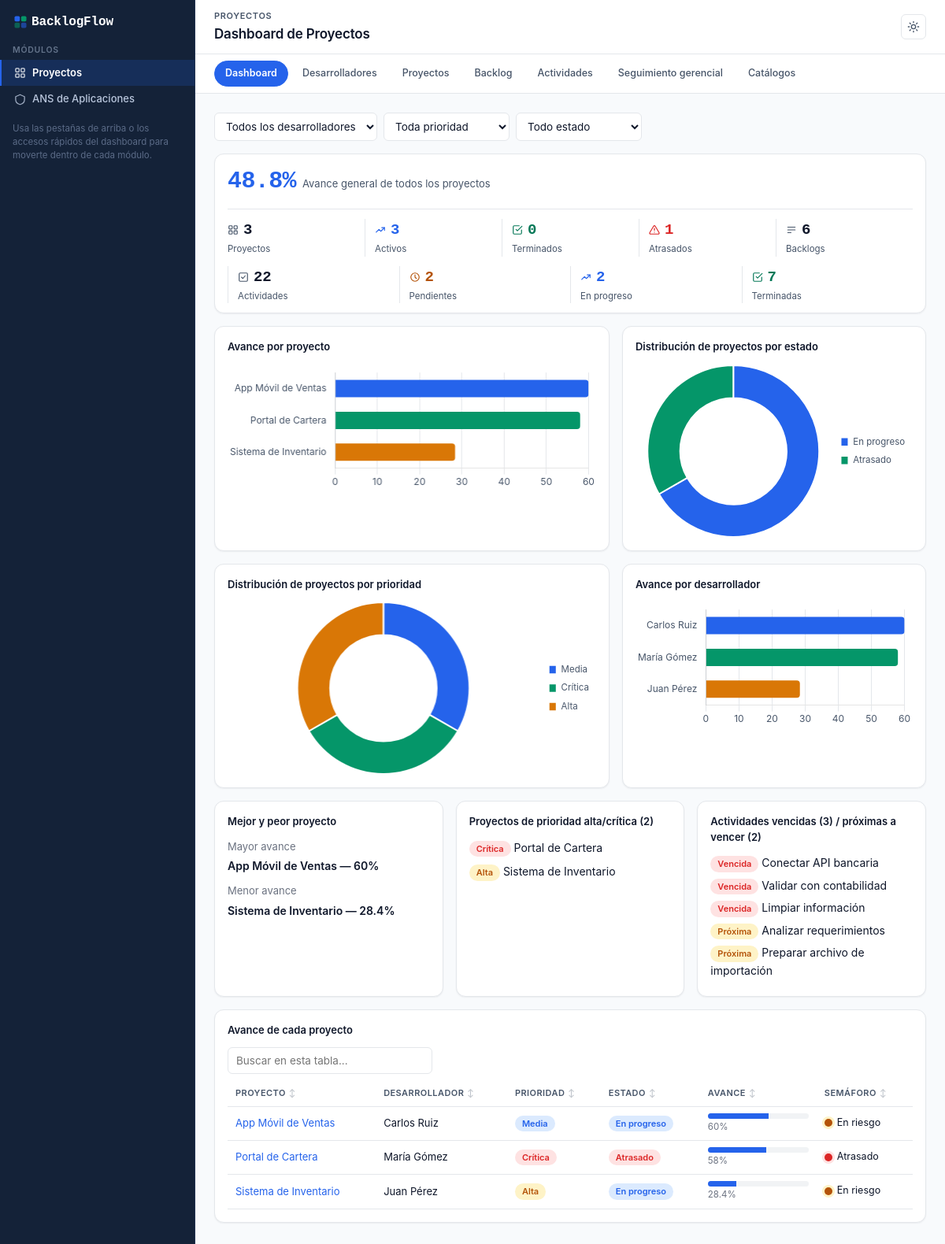
The page / on the database its author committed.
### tables this page shows
CREATE TABLE projects (
    id INT UNSIGNED AUTO_INCREMENT PRIMARY KEY,
    name VARCHAR(150) NOT NULL,
    developer_id INT UNSIGNED NOT NULL COMMENT 'Primary responsible developer',
    description TEXT NULL,
    start_date DATE NULL,
    estimated_end_date DATE NULL,
    actual_end_date DATE NULL,
    priority_id TINYINT UNSIGNED NOT NULL,
    status_id TINYINT UNSIGNED NOT NULL,
    notes TEXT NULL,
    created_at TIMESTAMP NOT NULL DEFAULT CURRENT_TIMESTAMP,
    updated_at TIMESTAMP NOT NULL DEFAULT CURRENT_TIMESTAMP ON UPDATE CURRENT_TIMESTAMP,
    CONSTRAINT fk_projects_developer FOREIGN KEY (developer_id) REFERENCES developers(id) ON DELETE RESTRICT,
    CONSTRAINT fk_projects_priority FOREIGN KEY (priority_id) REFERENCES cat_priorities(id) ON DELETE RESTRICT,
    CONSTRAINT fk_projects_status FOREIGN KEY (status_id) REFERENCES cat_project_statuses(id) ON DELETE RESTRICT
);

CREATE TABLE cat_priorities (
    id TINYINT UNSIGNED PRIMARY KEY,
    code VARCHAR(20) NOT NULL UNIQUE,         
    sort_order TINYINT UNSIGNED NOT NULL
);

CREATE TABLE activities (
    id INT UNSIGNED AUTO_INCREMENT PRIMARY KEY,
    backlog_item_id INT UNSIGNED NOT NULL,
    developer_id INT UNSIGNED NOT NULL,
    name VARCHAR(200) NOT NULL,
    description TEXT NULL,
    type_id TINYINT UNSIGNED NULL,
    priority_id TINYINT UNSIGNED NOT NULL,
    status_id TINYINT UNSIGNED NOT NULL COMMENT 'Manually editable status; system-suggested status is computed in PHP from progress/due date',
    start_date DATE NULL,
    due_date DATE NULL,
    end_date DATE NULL,
    progress_percent TINYINT UNSIGNED NOT NULL DEFAULT 0 COMMENT '0-100, the only manually entered progress value in the whole module',
    depends_on_activity_id INT UNSIGNED NULL COMMENT 'Self-reference; a non-completed dependency blocks this activity',
    notes TEXT NULL,
    created_at TIMESTAMP NOT NULL DEFAULT CURRENT_TIMESTAMP,
    updated_at TIMESTAMP NOT NULL DEFAULT CURRENT_TIMESTAMP ON UPDATE CURRENT_TIMESTAMP,
    CONSTRAINT fk_activities_backlog FOREIGN KEY (backlog_item_id) REFERENCES backlog_items(id) ON DELETE RESTRICT,
    CONSTRAINT fk_activities_developer FOREIGN KEY (developer_id) REFERENCES developers(id) ON DELETE RESTRICT,
    CONSTRAINT fk_activities_type FOREIGN KEY (type_id) REFERENCES cat_activity_types(id) ON DELETE RESTRICT,
    CONSTRAINT fk_activities_priority FOREIGN KEY (priority_id) REFERENCES cat_priorities(id) ON DELETE RESTRICT,
    CONSTRAINT fk_activities_status FOREIGN KEY (status_id) REFERENCES cat_activity_statuses(id) ON DELETE RESTRICT,
    CONSTRAINT fk_activities_dependency FOREIGN KEY (depends_on_activity_id) REFERENCES activities(id) ON DELETE SET NULL,
    CONSTRAINT chk_progress_range CHECK (progress_percent BETWEEN 0 AND 100)
);

CREATE TABLE developers (
    id INT UNSIGNED AUTO_INCREMENT PRIMARY KEY,
    name VARCHAR(120) NOT NULL,
    position VARCHAR(120) NULL,
    status ENUM('active','inactive') NOT NULL DEFAULT 'active',
    start_date DATE NULL,
    notes TEXT NULL,
    created_at TIMESTAMP NOT NULL DEFAULT CURRENT_TIMESTAMP,
    updated_at TIMESTAMP NOT NULL DEFAULT CURRENT_TIMESTAMP ON UPDATE CURRENT_TIMESTAMP
);

CREATE TABLE cat_project_statuses (
    id TINYINT UNSIGNED AUTO_INCREMENT PRIMARY KEY,
    code VARCHAR(30) NOT NULL UNIQUE,
    sort_order TINYINT UNSIGNED NOT NULL
);

### app/Views/projects/dashboard/index.php (the view, shortened to what the rows shown need)
        <?= Charts::horizontalBar(array_combine(
            array_map(fn ($p) => $p['name'], $summary['projects']),
            array_map(fn ($p) => round($p['progress_percent'], 1), $summary['projects'])
        ), '% de avance') ?>
        <?= Charts::donut(array_combine(
            array_map(fn ($k) => Labels::get('project_status', $k), array_keys($summary['status_distribution'])),
            array_values($summary['status_distribution'])
        )) ?>
        <?= Charts::donut(array_combine(
            array_map(fn ($k) => Labels::get('priority', $k), array_keys($summary['priority_distribution'])),
            array_values($summary['priority_distribution'])
        )) ?>
        <?= Charts::horizontalBar($summary['progress_by_developer'], '% de avance') ?>
<div class="three-col">
    <div class="card">
        <p class="card-title">Mejor y peor proyecto</p>
        <?php if ($summary['top_project']): ?>
            <p style="margin:0 0 4px;font-size:13px;color:#6b7280;">Mayor avance</p>
            <p style="margin:0 0 12px;font-weight:600;"><?= htmlspecialchars($summary['top_project']['name']) ?> — <?= round($summary['top_project']['progress_percent'], 1) ?>%</p>
            <p style="margin:0 0 4px;font-size:13px;color:#6b7280;">Menor avance</p>
            <p style="margin:0;font-weight:600;"><?= htmlspecialchars($summary['bottom_project']['name']) ?> — <?= round($summary['bottom_project']['progress_percent'], 1) ?>%</p>
        <?php else: ?>
            <p class="empty-state">Sin proyectos</p>
        <?php endif; ?>
    </div>
    <div class="card">
        <p class="card-title">Proyectos de prioridad alta/crítica (<?= count($summary['high_priority_projects']) ?>)</p>
        <?php foreach (array_slice($summary['high_priority_projects'], 0, 6) as $p): ?>
            <p style="margin:0 0 8px;"><?= Ui::priorityBadge($p['priority_code']) ?> <?= htmlspecialchars($p['name']) ?></p>
        <?php endforeach; ?>
    </div>
    <div class="card">
        <p class="card-title">Actividades vencidas (<?= count($summary['overdue_activities']) ?>) / próximas a vencer (<?= count($summary['due_soon_activities']) ?>)</p>
        <?php foreach (array_slice($summary['overdue_activities'], 0, 5) as $a): ?>
            <p style="margin:0 0 6px;"><span class="badge badge-red">Vencida</span> <?= htmlspecialchars($a['name']) ?></p>
        <?php endforeach; ?>
        <?php foreach (array_slice($summary['due_soon_activities'], 0, 3) as $a): ?>
            <p style="margin:0 0 6px;"><span class="badge badge-yellow">Próxima</span> <?= htmlspecialchars($a['name']) ?></p>
        <?php endforeach; ?>
    </div>
</div>
<div class="card">
    <div class="table-scroll"><table>
        <thead><tr><th>Proyecto</th><th>Desarrollador</th><th>Prioridad</th><th>Estado</th><th>Avance</th><th>Semáforo</th></tr></thead>
        <tbody>
        <?php foreach ($summary['projects'] as $p): ?>
            <tr>
                <td><a href="/index.php?r=projects/projects/view/<?= $p['id'] ?>"><?= htmlspecialchars($p['name']) ?></a></td>
                <td><?= htmlspecialchars($p['developer_name']) ?></td>
                <td><?= Ui::priorityBadge($p['priority_code']) ?></td>
                <td><?= Ui::statusBadge('project_status', $p['status_code']) ?></td>
                <td style="min-width:120px;"><?= Ui::progressBar($p['progress_percent']) ?></td>
                <td><?= Ui::trafficLight($p['traffic_light']) ?></td>
            </tr>
        <?php endforeach; ?>
        </tbody>
    </table></div>
</div>

### app/Helpers/Ui.php (shortened to what the rows shown need)
<?php
class Ui
{
    public static function priorityBadge(?string $code): string
    {
        $class = match ($code) {
            'critical' => 'badge-red',
            'high' => 'badge-yellow',
            'medium' => 'badge-blue',
            default => 'badge-gray',
        };
        return '<span class="badge ' . $class . '">' . htmlspecialchars(Labels::get('priority', $code)) . '</span>';
    }
    public static function statusBadge(string $group, ?string $code): string
    {
        $positive = ['completed'];
        $negative = ['overdue', 'blocked', 'cancelled', 'delayed'];
        $class = match (true) {
            in_array($code, $positive, true) => 'badge-green',
            in_array($code, $negative, true) => 'badge-red',
            $code === 'in_progress' => 'badge-blue',
            default => 'badge-gray',
        };
        return '<span class="badge ' . $class . '">' . htmlspecialchars(Labels::get($group, $code)) . '</span>';
    }
    public static function trafficLight(string $color): string
    {
        $label = Labels::get('traffic_light', $color);
        return '<span class="traffic-light"><span class="traffic-dot traffic-' . htmlspecialchars($color) . '"></span>'
            . htmlspecialchars($label) . '</span>';
    }
    public static function progressBar(float $percent): string
    {
        $percent = max(0, min(100, $percent));
        $completeClass = $percent >= 100 ? ' complete' : '';
        return '<div class="progress-bar"><div class="progress-bar-fill' . $completeClass . '" style="width:' . $percent . '%"></div></div>'
            . '<div style="font-size:11.5px;color:#6b7280;margin-top:2px;">' . round($percent, 1) . '%</div>';
    }
}

### rows shown on the page
projects: name "App Móvil de Ventas", developer.name "Carlos Ruiz", priority.code "Media", status.code "En progreso", percent "60", label "En riesgo"
projects: name "Sistema de Inventario", priority.code "Alta", developer.name "Juan Pérez", status.code "En progreso", percent "28.4", label "En riesgo"
projects: priority.code "Crítica", name "Portal de Cartera", developer.name "María Gómez", status.code "Atrasado", percent "58", label "Atrasado"
activities: name "Conectar API bancaria"
activities: name "Validar con contabilidad"
activities: name "Limpiar información"
activities: name "Analizar requerimientos"
activities: name "Preparar archivo de importación"

### other values the page prints
$pageTitle "Dashboard de Proyectos"
$item['label'] "Dashboard"
$item['label'] "Desarrolladores"
$item['label'] "Proyectos"
$item['label'] "Backlog"
$item['label'] "Actividades"
$item['label'] "Seguimiento gerencial"
$item['label'] "Catálogos"
$value "48.8%"
$label "Avance general de todos los proyectos"
$value "3 3 0 1 6 22 2 2 7"
$label "Proyectos Activos Terminados Atrasados Backlogs Actividades Pendientes En progreso Terminadas"
$summary['top_project']['progress_percent'] "60"
$summary['bottom_project']['progress_percent'] "28.4"
count($summary['high_priority_projects']) "2"
